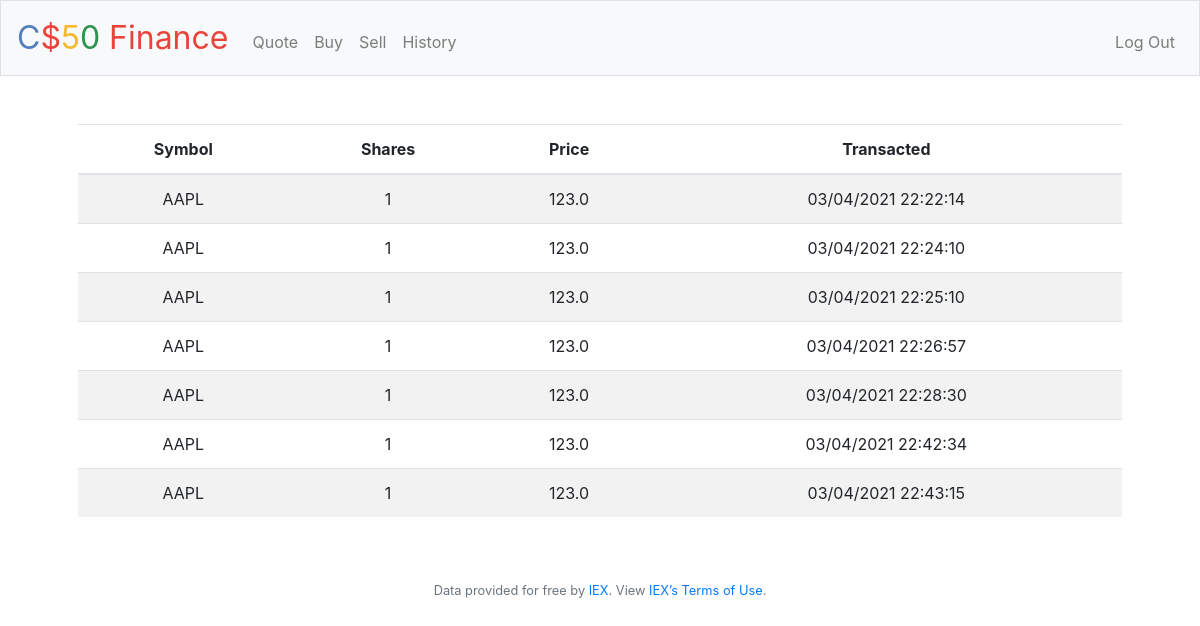
Page /history (signed in) on the earlier database version.
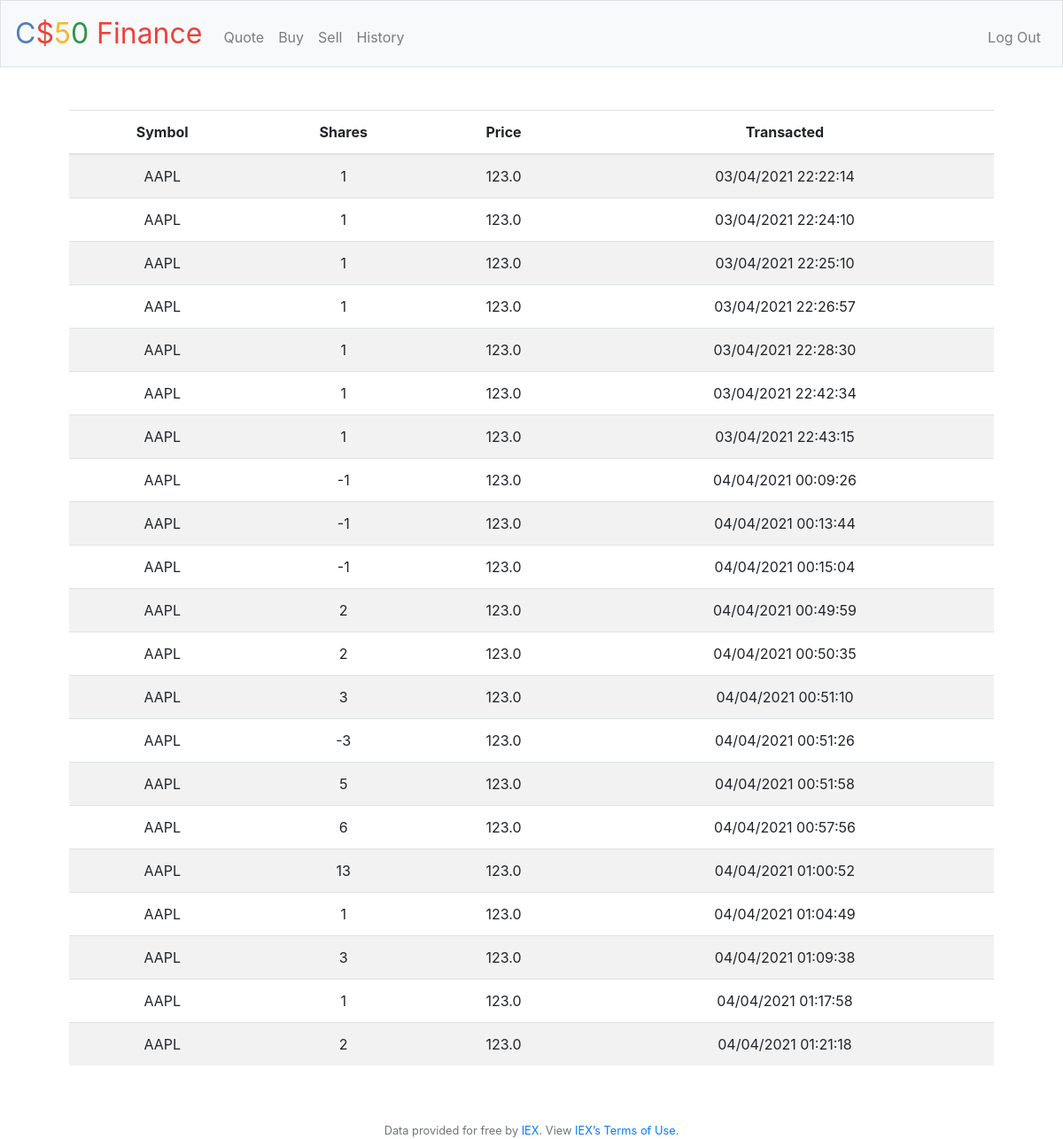
Same page on the later database version.
### tables this page shows
CREATE TABLE transactions (
user_id INTEGER NOT NULL,
symbol TEXT NOT NULL,
price REAL NOT NULL,
shares INTEGER NOT NULL,
occurred_at datetime,
FOREIGN KEY (user_id) REFERENCES users (id) ON DELETE CASCADE ON UPDATE NO ACTION
);

### app.py (the view)
@app.route("/history")
@login_required
def history():
    user_data = db.execute(
        f"SELECT symbol, price, shares, occurred_at FROM transactions WHERE user_id = {session['user_id']}")
    return render_template("history.html", data=user_data)

### app.py (called while the page is built)
@app.after_request
def after_request(response):
    response.headers["Cache-Control"] = "no-cache, no-store, must-revalidate"
    response.headers["Expires"] = 0
    response.headers["Pragma"] = "no-cache"
    return response

### helpers.py (called while the page is built)
def login_required(f):
    @wraps(f)
    def decorated_function(*args, **kwargs):
        if session.get("user_id") is None:
            return redirect("/login")
        return f(*args, **kwargs)
    return decorated_function

### templates/history.html (shortened to what this page needs)
{% extends "layout.html" %}
{% block main %}
<div>
    <table class="table table-striped">
        <thead>
            <tr>
                <th>Symbol</th>
                <th>Shares</th>
                <th>Price</th>
                <th>Transacted</th>
            </tr>
        </thead>
        <tbody>
            {% for row in data %}
            <tr>
                <td>{{ row.symbol }}</td>
                <td>{{ row.shares }}</td>
                <td>{{ row.price }}</td>
                <td>{{ row.occurred_at}}</td>
            </tr>
            {% endfor %}
        </tbody>
    </table>
</div>
{% endblock %}

### templates/layout.html (shortened to what this page needs)
<!DOCTYPE html>
<html lang="en">
    <head>
        <link rel="stylesheet" href="https://cdn.jsdelivr.net/npm/bootstrap@4.5.3/dist/css/bootstrap.min.css">
        <link href="/static/styles.css" rel="stylesheet">
    </head>
    <body>
        <nav class="navbar navbar-expand-md navbar-light bg-light border">
            <a class="navbar-brand" href="/"><span class="blue">C</span><span class="red">$</span><span class="yellow">5</span><span class="green">0</span> <span class="red">Finance</span></a>
            <div class="collapse navbar-collapse" id="navbar">
                {% if session.user_id %}
                    <ul class="navbar-nav mr-auto mt-2">
                        <li class="nav-item"><a class="nav-link" href="/quote">Quote</a></li>
                        <li class="nav-item"><a class="nav-link" href="/buy">Buy</a></li>
                        <li class="nav-item"><a class="nav-link" href="/sell">Sell</a></li>
                        <li class="nav-item"><a class="nav-link" href="/history">History</a></li>
                    </ul>
                    <ul class="navbar-nav ml-auto mt-2">
                        <li class="nav-item"><a class="nav-link" href="/logout">Log Out</a></li>
                    </ul>
                {% else %}
                    <ul class="navbar-nav ml-auto mt-2">
                        <li class="nav-item"><a class="nav-link" href="/register">Register</a></li>
                        <li class="nav-item"><a class="nav-link" href="/login">Log In</a></li>
                    </ul>
                {% endif %}
            </div>
        </nav>
        <main class="container p-5">
            {% block main %}{% endblock %}
        </main>
        <footer class="small text-center text-muted">
            Data provided for free by <a href="https://iextrading.com/developer">IEX</a>. View <a href="https://iextrading.com/api-exhibit-a/">IEX’s Terms of Use</a>.
        </footer>
    </body>
</html>

### static/styles.css (style rules this page uses)
nav .navbar-brand { font-size: xx-large; }
nav .navbar-brand .blue { color: #537fbe; }
nav .navbar-brand .red { color: #ea433b; }
nav .navbar-brand .yellow { color: #f5b82e; }
nav .navbar-brand .green { color: #2e944b; }
main { overflow-x: auto; text-align: center; }

Differences in the rows shown:
added transactions: symbol "AAPL", shares "-1", price "123.0", occurred_at "04/04/2021 00:09:26"
added transactions: symbol "AAPL", shares "-1", price "123.0", occurred_at "04/04/2021 00:13:44"
added transactions: symbol "AAPL", shares "-1", price "123.0", occurred_at "04/04/2021 00:15:04"
added transactions: symbol "AAPL", shares "2", price "123.0", occurred_at "04/04/2021 00:49:59"
added transactions: symbol "AAPL", shares "2", price "123.0", occurred_at "04/04/2021 00:50:35"
added transactions: symbol "AAPL", shares "3", price "123.0", occurred_at "04/04/2021 00:51:10"
added transactions: symbol "AAPL", shares "-3", price "123.0", occurred_at "04/04/2021 00:51:26"
added transactions: symbol "AAPL", shares "5", price "123.0", occurred_at "04/04/2021 00:51:58"
added transactions: symbol "AAPL", shares "6", price "123.0", occurred_at "04/04/2021 00:57:56"
added transactions: symbol "AAPL", shares "13", price "123.0", occurred_at "04/04/2021 01:00:52"
added transactions: symbol "AAPL", shares "1", price "123.0", occurred_at "04/04/2021 01:04:49"
added transactions: symbol "AAPL", shares "3", price "123.0", occurred_at "04/04/2021 01:09:38"
added transactions: symbol "AAPL", shares "1", price "123.0", occurred_at "04/04/2021 01:17:58"
added transactions: symbol "AAPL", shares "2", price "123.0", occurred_at "04/04/2021 01:21:18"
